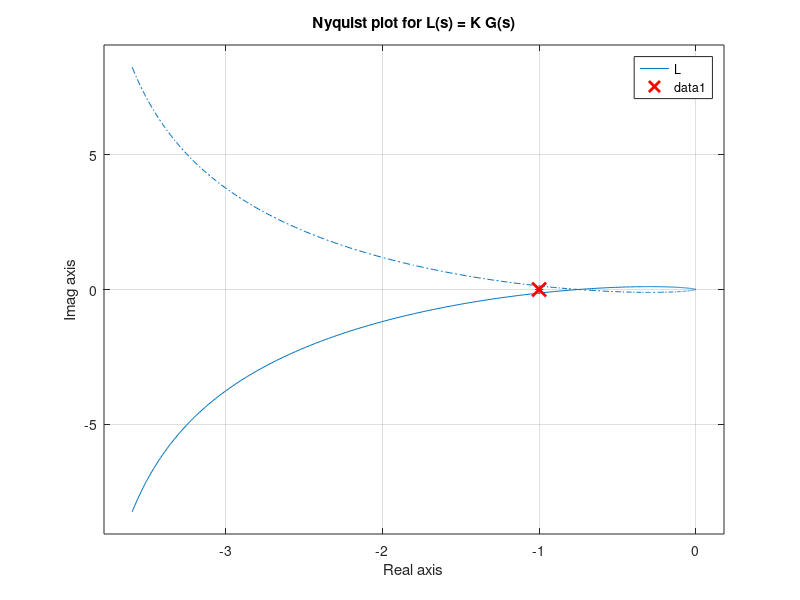

Here is the MATLAB script that generated this plot:
% Third-order plant for a robot joint:
% G(s) = 1 / (s (s + 1) (s + 3))
s = tf('s');
G = 1 / (s * (s + 1) * (s + 3));

% Proportional controller K
K = 9;
L = K * G;

figure;
nyquist(L);
hold on;
plot(-1, 0, 'rx', 'MarkerSize', 10, 'LineWidth', 2);
grid on;
title('Nyquist plot for L(s) = K G(s)');
xlabel('Real axis');
ylabel('Imag axis');

% Closed-loop transfer function
T = feedback(L, 1);
poles_T = pole(T)

% Simulink model (optional) to simulate step response in a robot joint
% new_system('nyquist_robot_joint');
% open_system('nyquist_robot_joint');
% add_block('simulink/Continuous/Transfer Fcn', ...
%           'nyquist_robot_joint/Plant');
% set_param('nyquist_robot_joint/Plant', 'Numerator', '1', ...
%           'Denominator', '[1 4 3 0]');
% add_block('simulink/Sources/Step', 'nyquist_robot_joint/Step');
% add_block('simulink/Math Operations/Gain', ...
%           'nyquist_robot_joint/Proportional Gain');
% set_param('nyquist_robot_joint/Proportional Gain', 'Gain', num2str(K));
% add_block('simulink/Sinks/Scope', 'nyquist_robot_joint/Scope');
% % Connect blocks to form unity-feedback loop and simulate.

% In Robotics System Toolbox, one could connect this axis model to a
% multibody robot model and reuse the same Nyquist-based gain K.
